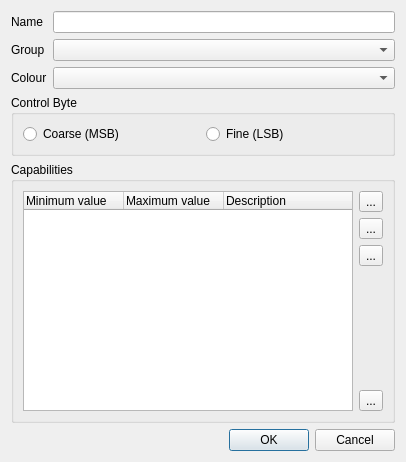
<?xml version="1.0" encoding="UTF-8"?>
<ui version="4.0">
 <class>EditChannel</class>
 <widget class="QDialog" name="EditChannel">
  <property name="geometry">
   <rect>
    <x>0</x>
    <y>0</y>
    <width>406</width>
    <height>462</height>
   </rect>
  </property>
  <property name="windowTitle">
   <string>Edit Channel</string>
  </property>
  <layout class="QGridLayout" name="gridLayout">
   <item row="0" column="0">
    <widget class="QLabel" name="m_nameLabel">
     <property name="text">
      <string>Name</string>
     </property>
    </widget>
   </item>
   <item row="0" column="1">
    <widget class="QLineEdit" name="m_nameEdit"/>
   </item>
   <item row="1" column="0">
    <widget class="QLabel" name="m_groupLabel">
     <property name="text">
      <string>Group</string>
     </property>
    </widget>
   </item>
   <item row="1" column="1">
    <widget class="QComboBox" name="m_groupCombo"/>
   </item>
   <item row="2" column="0">
    <widget class="QLabel" name="m_colourLabel">
     <property name="text">
      <string>Colour</string>
     </property>
    </widget>
   </item>
   <item row="2" column="1">
    <widget class="QComboBox" name="m_colourCombo">
     <property name="toolTip">
      <string>Primary colour level controlled by this channel</string>
     </property>
    </widget>
   </item>
   <item row="3" column="0" colspan="2">
    <widget class="QGroupBox" name="m_controlByteGroup">
     <property name="title">
      <string>Control Byte</string>
     </property>
     <layout class="QHBoxLayout">
      <item>
       <widget class="QRadioButton" name="m_msbRadio">
        <property name="text">
         <string>Coarse (MSB)</string>
        </property>
       </widget>
      </item>
      <item>
       <widget class="QRadioButton" name="m_lsbRadio">
        <property name="text">
         <string>Fine (LSB)</string>
        </property>
       </widget>
      </item>
     </layout>
    </widget>
   </item>
   <item row="4" column="0" colspan="2">
    <widget class="QGroupBox" name="groupBox_2">
     <property name="title">
      <string>Capabilities</string>
     </property>
     <layout class="QHBoxLayout">
      <item>
       <widget class="QTreeWidget" name="m_capabilityList">
        <property name="alternatingRowColors">
         <bool>true</bool>
        </property>
        <property name="rootIsDecorated">
         <bool>false</bool>
        </property>
        <property name="itemsExpandable">
         <bool>false</bool>
        </property>
        <property name="allColumnsShowFocus">
         <bool>true</bool>
        </property>
        <column>
         <property name="text">
          <string>Minimum value</string>
         </property>
        </column>
        <column>
         <property name="text">
          <string>Maximum value</string>
         </property>
        </column>
        <column>
         <property name="text">
          <string>Description</string>
         </property>
        </column>
       </widget>
      </item>
      <item>
       <layout class="QVBoxLayout">
        <item>
         <widget class="QToolButton" name="m_addCapabilityButton">
          <property name="text">
           <string notr="true">...</string>
          </property>
          <property name="icon">
           <iconset resource="../ui/src/qlcui.qrc">
            <normaloff>:/edit_add.png</normaloff>:/edit_add.png</iconset>
          </property>
          <property name="iconSize">
           <size>
            <width>26</width>
            <height>26</height>
           </size>
          </property>
         </widget>
        </item>
        <item>
         <widget class="QToolButton" name="m_removeCapabilityButton">
          <property name="text">
           <string notr="true">...</string>
          </property>
          <property name="icon">
           <iconset resource="../ui/src/qlcui.qrc">
            <normaloff>:/edit_remove.png</normaloff>:/edit_remove.png</iconset>
          </property>
          <property name="iconSize">
           <size>
            <width>26</width>
            <height>26</height>
           </size>
          </property>
         </widget>
        </item>
        <item>
         <widget class="QToolButton" name="m_editCapabilityButton">
          <property name="text">
           <string notr="true">...</string>
          </property>
          <property name="icon">
           <iconset resource="../ui/src/qlcui.qrc">
            <normaloff>:/edit.png</normaloff>:/edit.png</iconset>
          </property>
          <property name="iconSize">
           <size>
            <width>26</width>
            <height>26</height>
           </size>
          </property>
         </widget>
        </item>
        <item>
         <spacer>
          <property name="orientation">
           <enum>Qt::Vertical</enum>
          </property>
          <property name="sizeHint" stdset="0">
           <size>
            <width>20</width>
            <height>40</height>
           </size>
          </property>
         </spacer>
        </item>
        <item>
         <widget class="QToolButton" name="m_wizardButton">
          <property name="toolTip">
           <string>Capability wizard</string>
          </property>
          <property name="text">
           <string notr="true">...</string>
          </property>
          <property name="icon">
           <iconset resource="../ui/src/qlcui.qrc">
            <normaloff>:/wizard.png</normaloff>:/wizard.png</iconset>
          </property>
          <property name="iconSize">
           <size>
            <width>26</width>
            <height>26</height>
           </size>
          </property>
         </widget>
        </item>
       </layout>
      </item>
     </layout>
    </widget>
   </item>
   <item row="5" column="0" colspan="2">
    <widget class="QDialogButtonBox" name="buttonBox">
     <property name="orientation">
      <enum>Qt::Horizontal</enum>
     </property>
     <property name="standardButtons">
      <set>QDialogButtonBox::Cancel|QDialogButtonBox::Ok</set>
     </property>
    </widget>
   </item>
  </layout>
 </widget>
 <resources>
  <include location="../ui/src/qlcui.qrc"/>
 </resources>
 <connections>
  <connection>
   <sender>buttonBox</sender>
   <signal>accepted()</signal>
   <receiver>EditChannel</receiver>
   <slot>accept()</slot>
   <hints>
    <hint type="sourcelabel">
     <x>257</x>
     <y>447</y>
    </hint>
    <hint type="destinationlabel">
     <x>157</x>
     <y>274</y>
    </hint>
   </hints>
  </connection>
  <connection>
   <sender>buttonBox</sender>
   <signal>rejected()</signal>
   <receiver>EditChannel</receiver>
   <slot>reject()</slot>
   <hints>
    <hint type="sourcelabel">
     <x>325</x>
     <y>447</y>
    </hint>
    <hint type="destinationlabel">
     <x>286</x>
     <y>274</y>
    </hint>
   </hints>
  </connection>
 </connections>
</ui>
